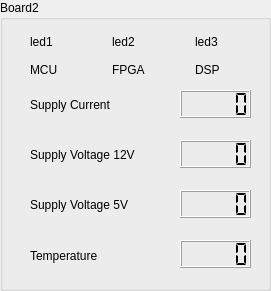
       <widget class="QGroupBox" name="groupBox_2">
        <property name="geometry">
         <rect>
          <x>290</x>
          <y>80</y>
          <width>271</width>
          <height>291</height>
         </rect>
        </property>
        <property name="styleSheet">
         <string notr="true">font: 10pt &quot;Arial&quot;;</string>
        </property>
        <property name="title">
         <string>Board2</string>
        </property>
        <widget class="QLabel" name="labCurrentBoard2">
         <property name="geometry">
          <rect>
           <x>30</x>
           <y>90</y>
           <width>121</width>
           <height>30</height>
          </rect>
         </property>
         <property name="styleSheet">
          <string notr="true">font: 10pt &quot;Arial&quot;;</string>
         </property>
         <property name="text">
          <string>Supply Current</string>
         </property>
        </widget>
        <widget class="QLCDNumber" name="lcdNumberTempeBoard2">
         <property name="geometry">
          <rect>
           <x>180</x>
           <y>240</y>
           <width>71</width>
           <height>28</height>
          </rect>
         </property>
         <property name="segmentStyle">
          <enum>QLCDNumber::Flat</enum>
         </property>
        </widget>
        <widget class="QLCDNumber" name="lcdNumberVoltage5Board2">
         <property name="geometry">
          <rect>
           <x>180</x>
           <y>190</y>
           <width>71</width>
           <height>28</height>
          </rect>
         </property>
         <property name="segmentStyle">
          <enum>QLCDNumber::Flat</enum>
         </property>
        </widget>
        <widget class="QLabel" name="labTempBoard2">
         <property name="geometry">
          <rect>
           <x>30</x>
           <y>240</y>
           <width>150</width>
           <height>31</height>
          </rect>
         </property>
         <property name="styleSheet">
          <string notr="true">font: 10pt &quot;Arial&quot;;</string>
         </property>
         <property name="text">
          <string>Temperature</string>
         </property>
        </widget>
        <widget class="QLCDNumber" name="lcdNumberCurrentBoard2">
         <property name="geometry">
          <rect>
           <x>180</x>
           <y>90</y>
           <width>71</width>
           <height>28</height>
          </rect>
         </property>
         <property name="segmentStyle">
          <enum>QLCDNumber::Flat</enum>
         </property>
        </widget>
        <widget class="QLabel" name="labVoltage12Board2">
         <property name="geometry">
          <rect>
           <x>30</x>
           <y>140</y>
           <width>141</width>
           <height>30</height>
          </rect>
         </property>
         <property name="styleSheet">
          <string notr="true">font: 10pt &quot;Arial&quot;;</string>
         </property>
         <property name="text">
          <string>Supply Voltage 12V</string>
         </property>
        </widget>
        <widget class="QLCDNumber" name="lcdNumberVoltage12Board2">
         <property name="geometry">
          <rect>
           <x>180</x>
           <y>140</y>
           <width>71</width>
           <height>28</height>
          </rect>
         </property>
         <property name="segmentStyle">
          <enum>QLCDNumber::Flat</enum>
         </property>
        </widget>
        <widget class="QLabel" name="labVoltage5Board2">
         <property name="geometry">
          <rect>
           <x>30</x>
           <y>190</y>
           <width>170</width>
           <height>30</height>
          </rect>
         </property>
         <property name="styleSheet">
          <string notr="true">font: 10pt &quot;Arial&quot;;</string>
         </property>
         <property name="text">
          <string>Supply Voltage 5V</string>
         </property>
        </widget>
        <widget class="QWidget" name="gridLayoutWidget_2">
         <property name="geometry">
          <rect>
           <x>30</x>
           <y>30</y>
           <width>241</width>
           <height>51</height>
          </rect>
         </property>
         <layout class="QGridLayout" name="gridLayout_2">
          <item row="0" column="1">
           <widget class="QLabel" name="labFPGALEDBoard2">
            <property name="styleSheet">
             <string notr="true">font: 10pt &quot;Arial&quot;;</string>
            </property>
            <property name="text">
             <string>led2</string>
            </property>
           </widget>
          </item>
          <item row="0" column="2">
           <widget class="QLabel" name="labDSPLEDBoard2">
            <property name="styleSheet">
             <string notr="true">font: 10pt &quot;Arial&quot;;</string>
            </property>
            <property name="text">
             <string>led3</string>
            </property>
           </widget>
          </item>
          <item row="0" column="0">
           <widget class="QLabel" name="labMCULEDBoard2">
            <property name="styleSheet">
             <string notr="true">font: 10pt &quot;Arial&quot;;</string>
            </property>
            <property name="text">
             <string>led1</string>
            </property>
           </widget>
          </item>
          <item row="1" column="0">
           <widget class="QLabel" name="labMCUstatusBoard2">
            <property name="styleSheet">
             <string notr="true">font: 10pt &quot;Arial&quot;;</string>
            </property>
            <property name="text">
             <string>MCU</string>
            </property>
           </widget>
          </item>
          <item row="1" column="1">
           <widget class="QLabel" name="labFPGAstatusBoard2">
            <property name="styleSheet">
             <string notr="true">font: 10pt &quot;Arial&quot;;</string>
            </property>
            <property name="text">
             <string>FPGA</string>
            </property>
           </widget>
          </item>
          <item row="1" column="2">
           <widget class="QLabel" name="labDSPstatusBoard2">
            <property name="styleSheet">
             <string notr="true">font: 10pt &quot;Arial&quot;;</string>
            </property>
            <property name="text">
             <string>DSP</string>
            </property>
           </widget>
          </item>
         </layout>
        </widget>
       </widget>
